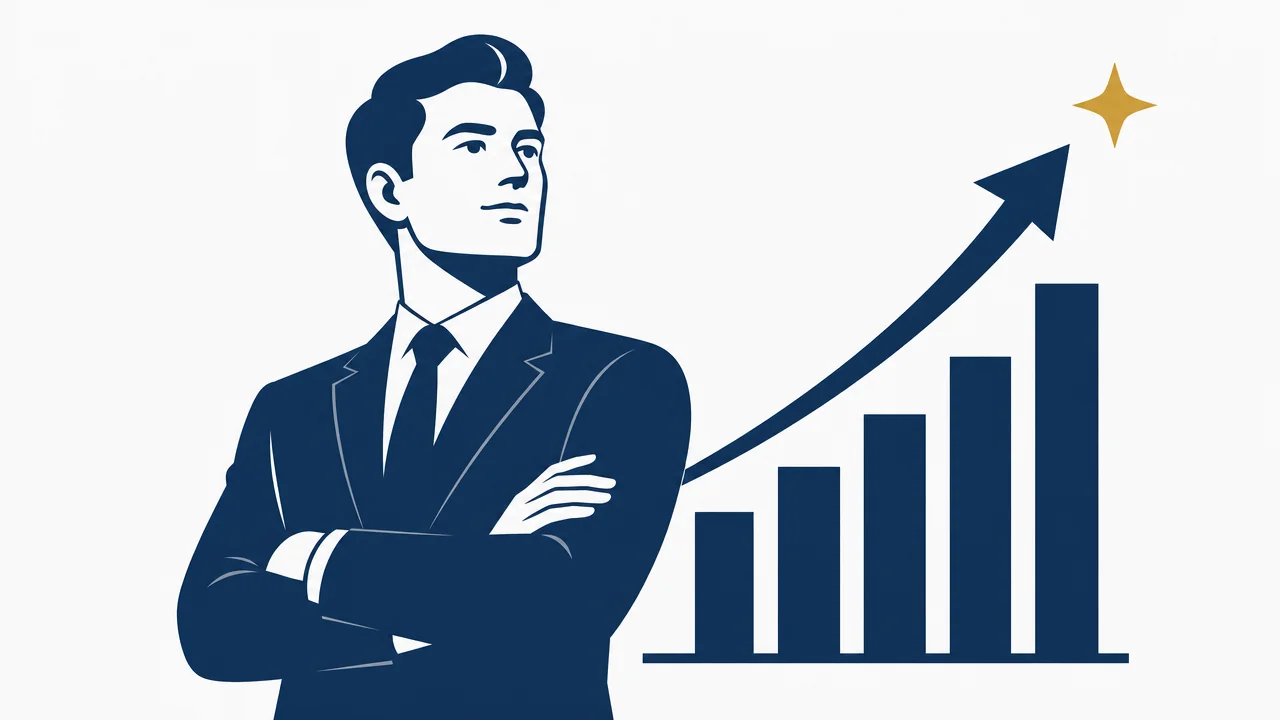
#> input picture .claude/skills/ppt-master/references/ai-image-comparison/palette/cool-corporate.webp, 1280 x 720 px
$ python make-book-light.py ../../.claude/skills/ppt-master/references/ai-image-comparison/palette/cool-corporate.webp ../../.claude/skills/ppt-master/references/ai-image-comparison/palette/dark-cinematic.webp 1.0
#> lines starting #> are read from the running program, lines starting #| are printed output that depends on the picture; after the words box and inside, x2 and y2 are one past the last pixel; in counts of white or black regions, pixels touching at a corner belong together
import sys, numpy as np, cv2
from PIL import Image
from scipy import ndimage as nd
src, out, lift = sys.argv[1], sys.argv[2], float(sys.argv[3])
im = np.asarray(Image.open(src).convert('RGB')).astype(np.float32)
H, W, _ = im.shape
#> H = 720; W = 1280
Lr = im.max(axis=2); L = nd.gaussian_filter(Lr, 1.0)
# generous hand bound around the book (image coordinates), keeps floor highlights out
hull = np.array([(80,560),(270,385),(600,275),(700,285),(880,420),(1000,330),(1280,240),(1300,250),(1352,280),(1405,318),
                 (1455,372),(1510,425),(1545,478),(1560,560),(1600,575),(1600,600),(1410,805),(1380,812),(660,712),(625,680),(85,615)], np.int32)
bound = np.zeros((H,W), np.uint8); cv2.fillPoly(bound, [hull], 1)
#> after `cv2.fillPoly(bound, [hull], 1)`:
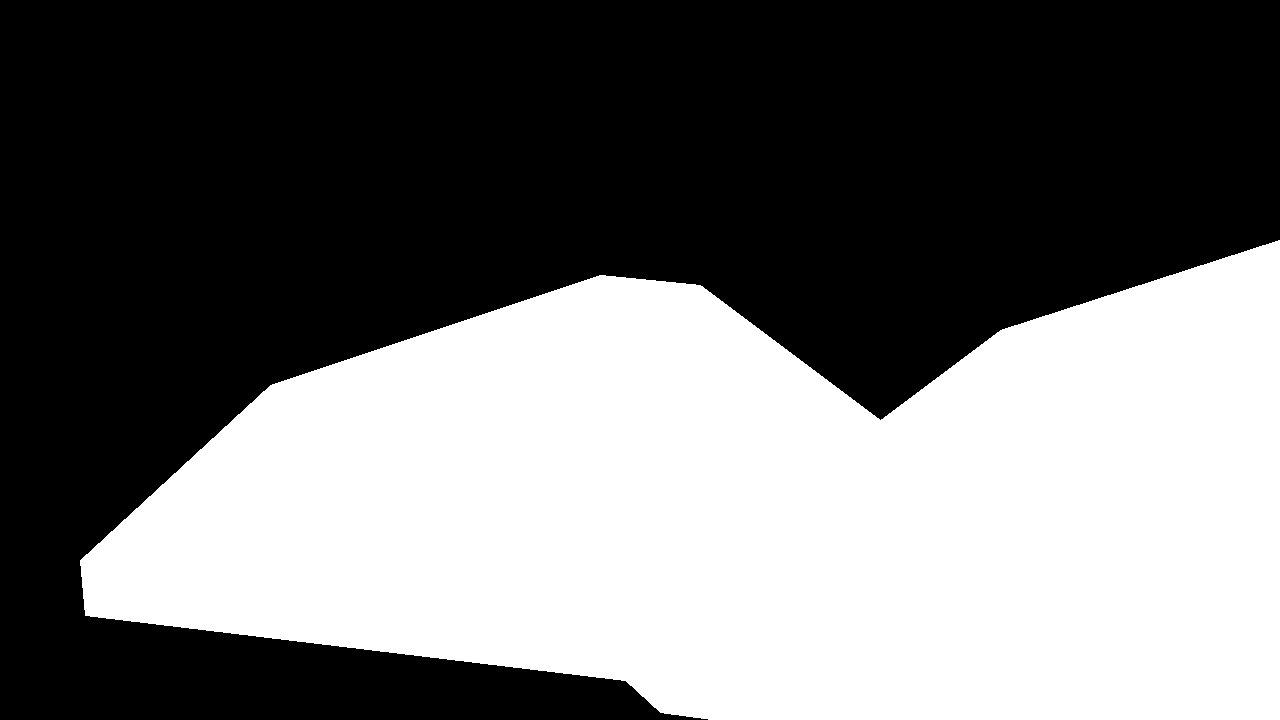
#> bound: shape (720, 1280); values 0 (black) and 1 (white), 44.3% white; 1 white region, box (x1, y1, x2, y2) and area: (80, 240, 1280, 720) 408662
core = nd.binary_erosion((L > 120) & (bound > 0), iterations=3)
#> core: shape (720, 1280) bool; 19.5% white; 11 white regions, largest, box (x1, y1, x2, y2) and area: (610, 244, 1277, 717) 124243, (535, 278, 821, 466) 19757, (83, 409, 248, 624) 13778
gm = np.full((H,W), cv2.GC_BGD, np.uint8)
gm[bound > 0] = cv2.GC_PR_BGD
gm[(L > 70) & (bound > 0)] = cv2.GC_PR_FGD
gm[core] = cv2.GC_FGD
bright = np.clip((im/255.0)**0.5*255, 0, 255).astype(np.uint8)[..., ::-1].copy()
bgd = np.zeros((1,65)); fgd = np.zeros((1,65))
cv2.grabCut(bright, gm, None, bgd, fgd, 6, cv2.GC_INIT_WITH_MASK)
m = (gm == cv2.GC_FGD) | (gm == cv2.GC_PR_FGD)
polyA = np.array([(560,301),(600,290),(637,281),(660,285),(700,297),(740,313),(780,335),(820,365),(850,395),(876,434),(900,408),(920,388),(940,370),(960,353),(980,338),(1000,326),(1040,307),(1080,293),(1120,281),(1160,271),(1200,264),(1240,258),(1285,253),(1285,330),(1000,420),(876,470),(700,440),(560,400)], np.int32)
polyC = np.array([(98,582),(100,601),(120,602),(200,607),(300,616),(400,628),(500,641),(580,652),(612,658),(626,668),(636,680),(645,692),(662,700),(685,698),(700,700),(800,714),(900,729),(1000,744),(1100,757),(1200,771),(1300,785),(1345,791),(1362,799),(1392,799),(1402,790),(1402,760),(1000,700),(700,670),(600,630),(300,590),(98,575)], np.int32)
extra = np.zeros((H,W), np.uint8); cv2.fillPoly(extra, [polyA, polyC], 1)
#> after `cv2.fillPoly(extra, [polyA, polyC], 1)`: extra: shape (720, 1280); values 0 (black) and 1 (white), 10.9% white; 2 white regions, box (x1, y1, x2, y2) and area: (560, 253, 1280, 471) 73056, (98, 575, 1129, 720) 27166
m = m | (extra > 0)
m = nd.binary_fill_holes(nd.binary_closing(m, structure=np.ones((5,5))))
lab, n = nd.label(m); m = lab == (1 + int(np.argmax(nd.sum(m, lab, range(1, n+1)))))
#> after `lab, n = nd.label(m)`: n = 1
#> after `lab, n = nd.label(m)`: m: shape (720, 1280) bool; 44.1% white; 1 white region, box (x1, y1, x2, y2) and area: (83, 244, 1278, 718) 406618
m = nd.binary_opening(m, structure=np.ones((3,3)))
a = nd.gaussian_filter(m.astype(np.float32), 0.9)
al = (Lr/255.0)**0.6
B = np.array([238,238,242], np.float32)
C = np.clip(im + (1-al)[...,None]*B*lift, 0, 255)
mf = m.astype(np.float32)
sh = nd.gaussian_filter(np.roll(mf, 34, axis=0), 34) * 0.26 + nd.gaussian_filter(np.roll(mf, 9, axis=0), 8) * 0.20
#> mf: shape (720, 1280) float32; values 0 (black) and 1 (white), 44.1% white; 1 white region, box (x1, y1, x2, y2) and area: (83, 244, 1278, 718) 406616
sa = np.clip(sh, 0, 0.42) * (1-a)
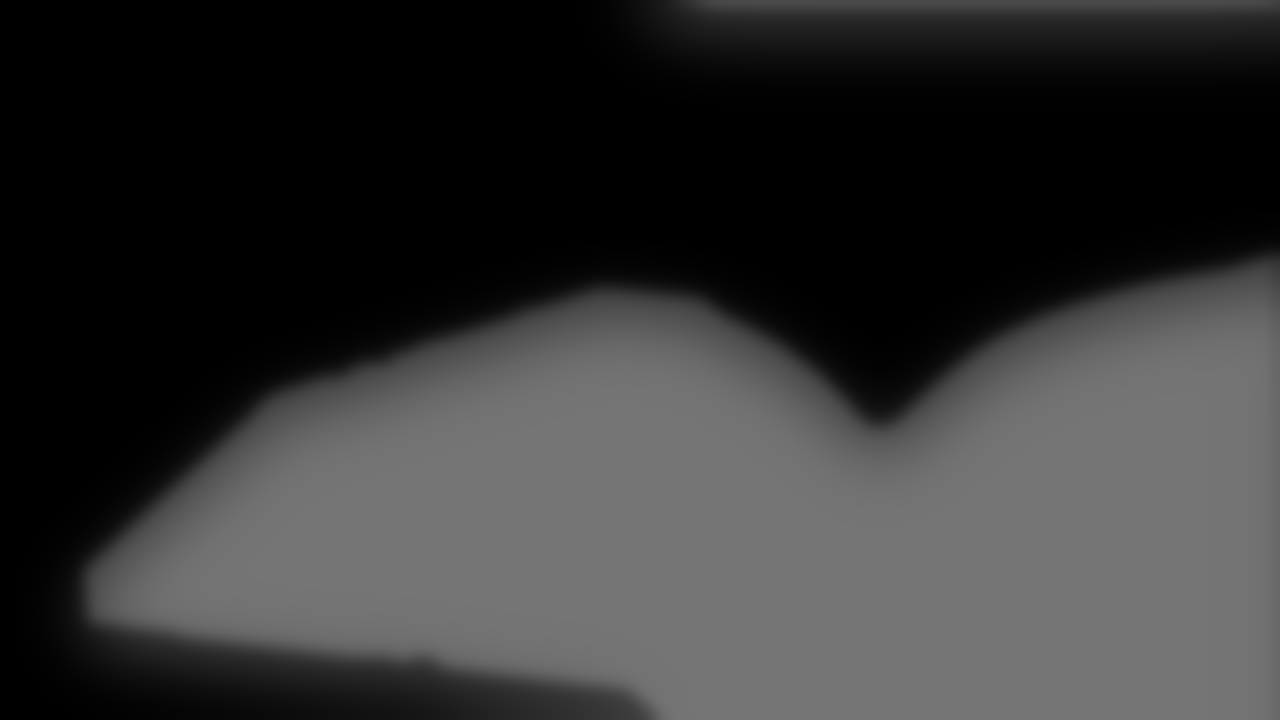
#> sh: shape (720, 1280) float32; min 0, max 0.46, mean 0.203
alpha = a + sa
rgb = (C*a[...,None]) / np.maximum(alpha, 1e-4)[...,None]
rgba = np.dstack([np.clip(rgb,0,255), np.clip(alpha,0,1)*255]).astype(np.uint8)
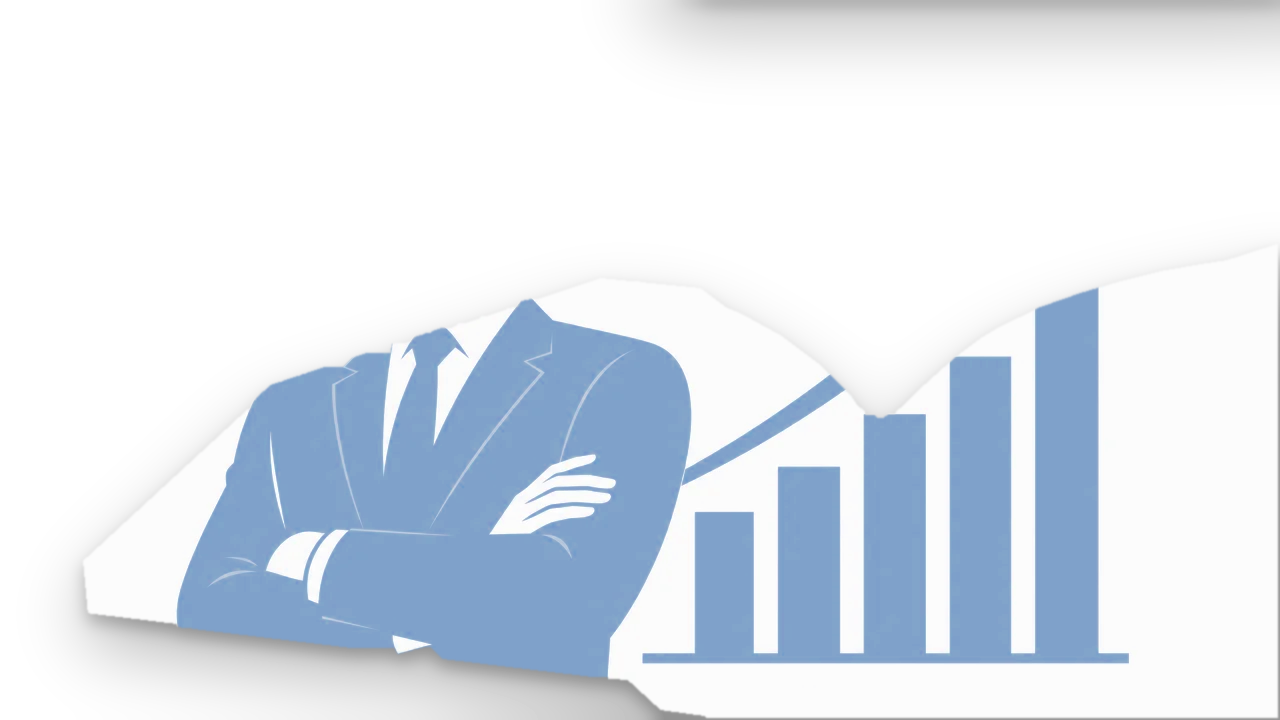
#> rgba: shape (720, 1280, 4); mean R, G, B, A 83.4, 91.2, 100.5, 116.5; transparent parts drawn white
ys, xx = np.where(alpha > 0.012)
box = (max(xx.min()-10,0), max(ys.min()-10,0), min(xx.max()+10,W), min(ys.max()+10,H))
#> box = (24, 0, 1280, 720)
img = Image.fromarray(rgba, 'RGBA').crop(box)
img.save(out, 'WEBP', quality=84, method=6)
bg = Image.new('RGBA', img.size, (245,245,247,255)); bg.alpha_composite(img); bg.convert('RGB').save(out.replace('.webp','-preview.png'))
# outline check on brightened original
chk = bright[..., ::-1].copy(); edge = m ^ nd.binary_erosion(m, iterations=2); chk[edge] = (255,0,80)
#> after `chk[edge] = (255, 0, 80)`:
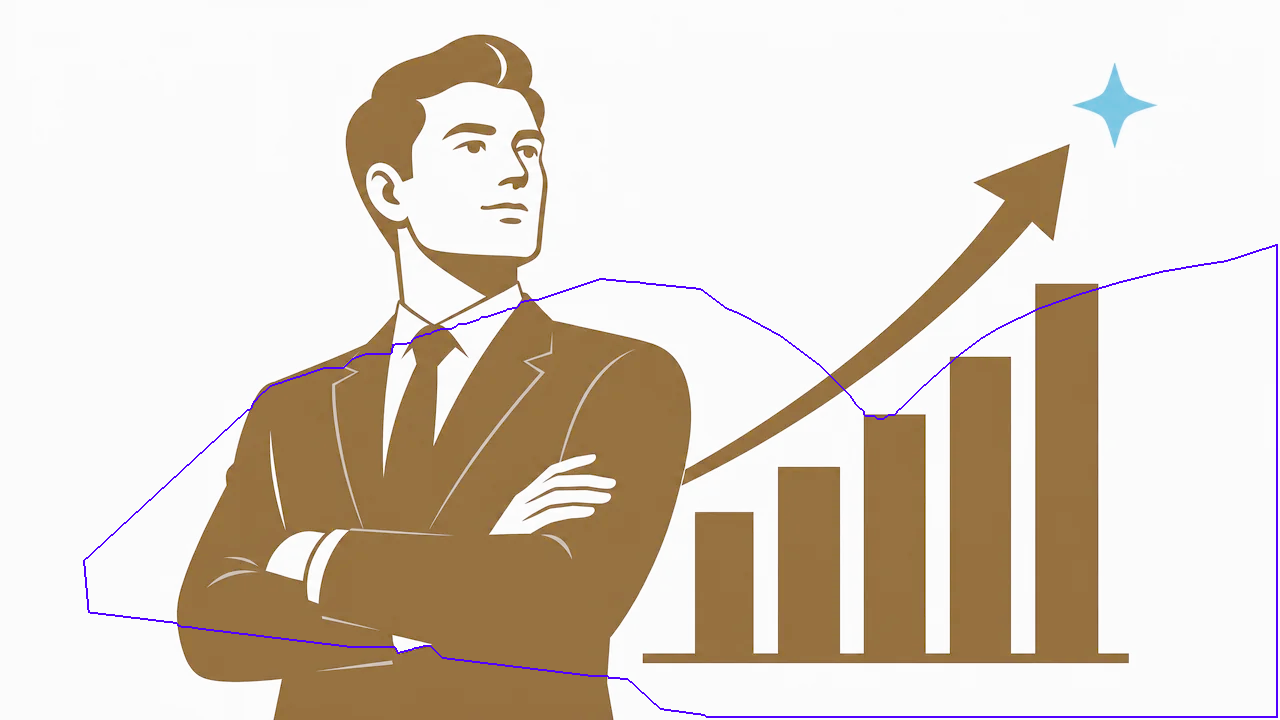
#> chk: shape (720, 1280, 3); mean B, G, R 197.6, 209.9, 220.8
Image.fromarray(chk).save(out.replace('.webp','-outline.png'))
print(img.size, box)
#| (1256, 720) (24, 0, 1280, 720)

$ run again, on .claude/skills/ppt-master/references/ai-image-comparison/palette/editorial-classic.webp
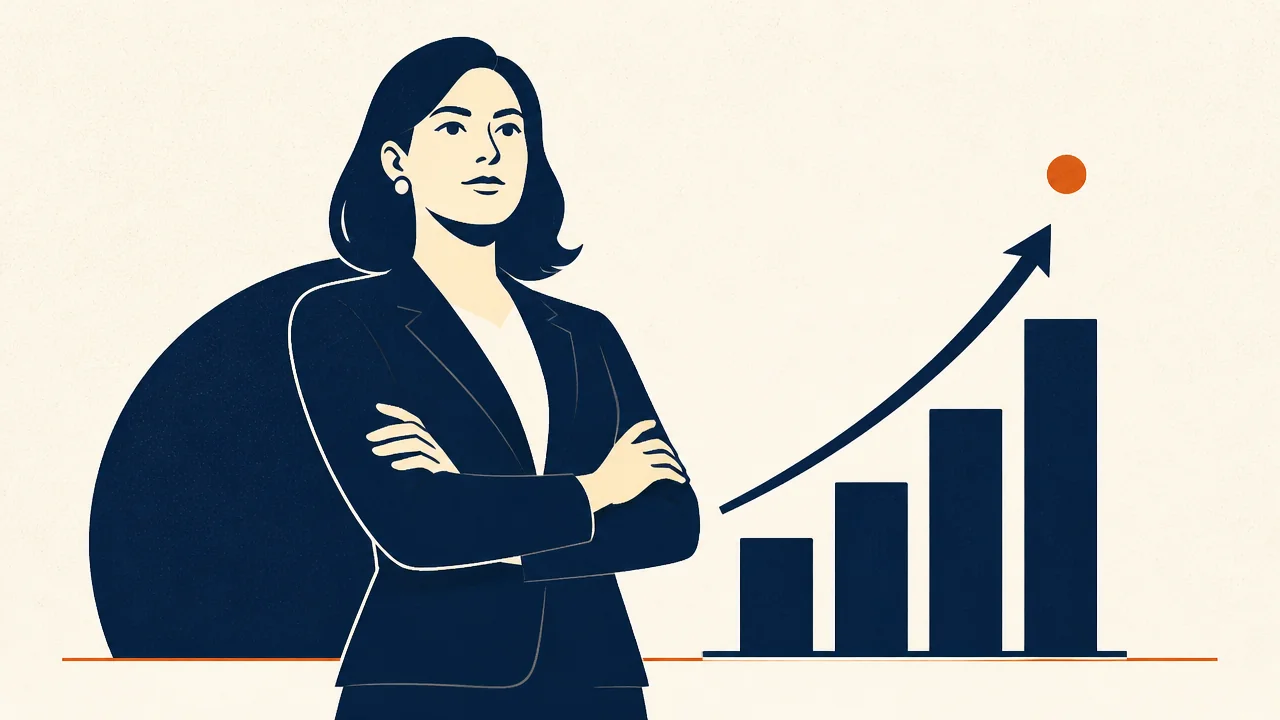
#> input picture .claude/skills/ppt-master/references/ai-image-comparison/palette/editorial-classic.webp, 1280 x 720 px
#> bound: shape (720, 1280); values 0 (black) and 1 (white), 44.3% white; 1 white region, box (x1, y1, x2, y2) and area: (80, 240, 1280, 720) 408662
#> `core = nd.binary_erosion((L > 120) & (bound > 0), iterations=3)`:
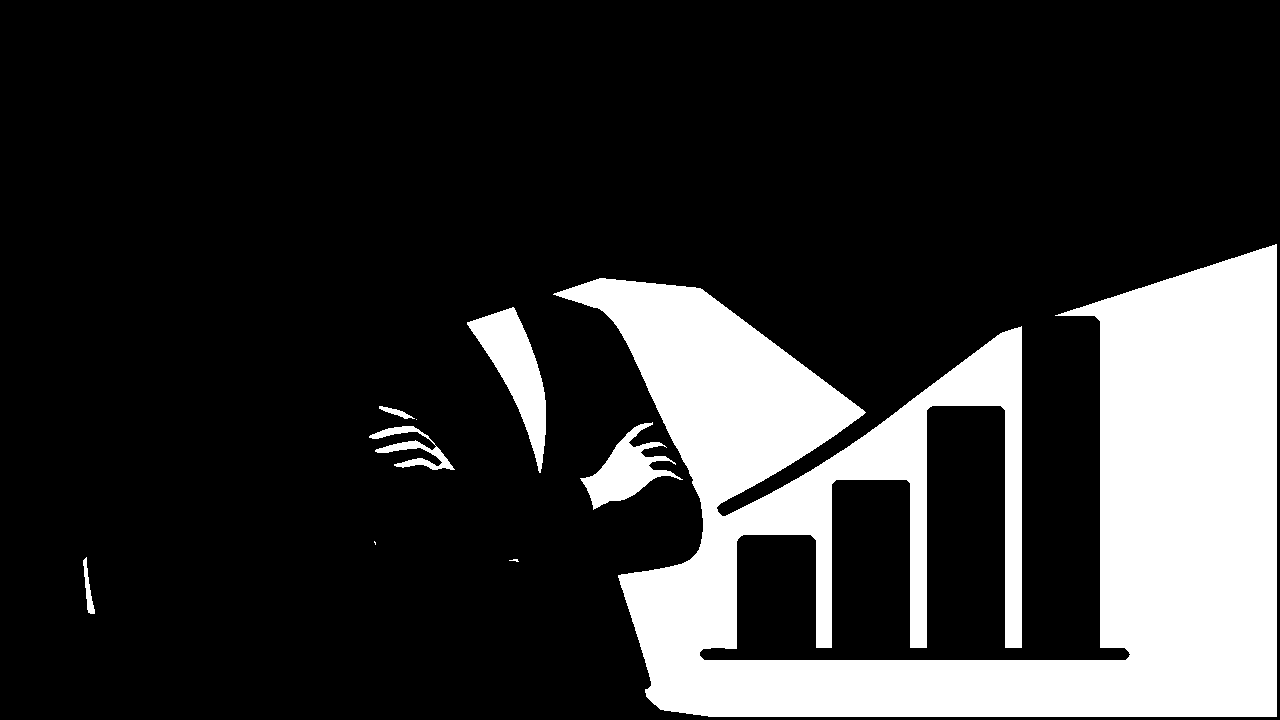
#> core: shape (720, 1280) bool; 19.7% white; 9 white regions (3 under 20 px), largest, box (x1, y1, x2, y2) and area: (553, 244, 1277, 717) 171060, (467, 307, 546, 473) 5051, (580, 422, 683, 510) 3339, (369, 426, 455, 470) 1186, (83, 557, 95, 614) 272, (379, 406, 415, 419) 164
#> extra: shape (720, 1280); values 0 (black) and 1 (white), 10.9% white; 2 white regions, box (x1, y1, x2, y2) and area: (560, 253, 1280, 471) 73056, (98, 575, 1129, 720) 27166
#> mf: shape (720, 1280) float32; values 0 (black) and 1 (white), 30.5% white; 10 white regions (2 under 20 px), largest, box (x1, y1, x2, y2) and area: (98, 244, 1278, 718) 280611, (302, 403, 328, 463) 212, (419, 562, 483, 572) 212
#> box = (54, 0, 1280, 720)
#> `chk[edge] = (255, 0, 80)`:
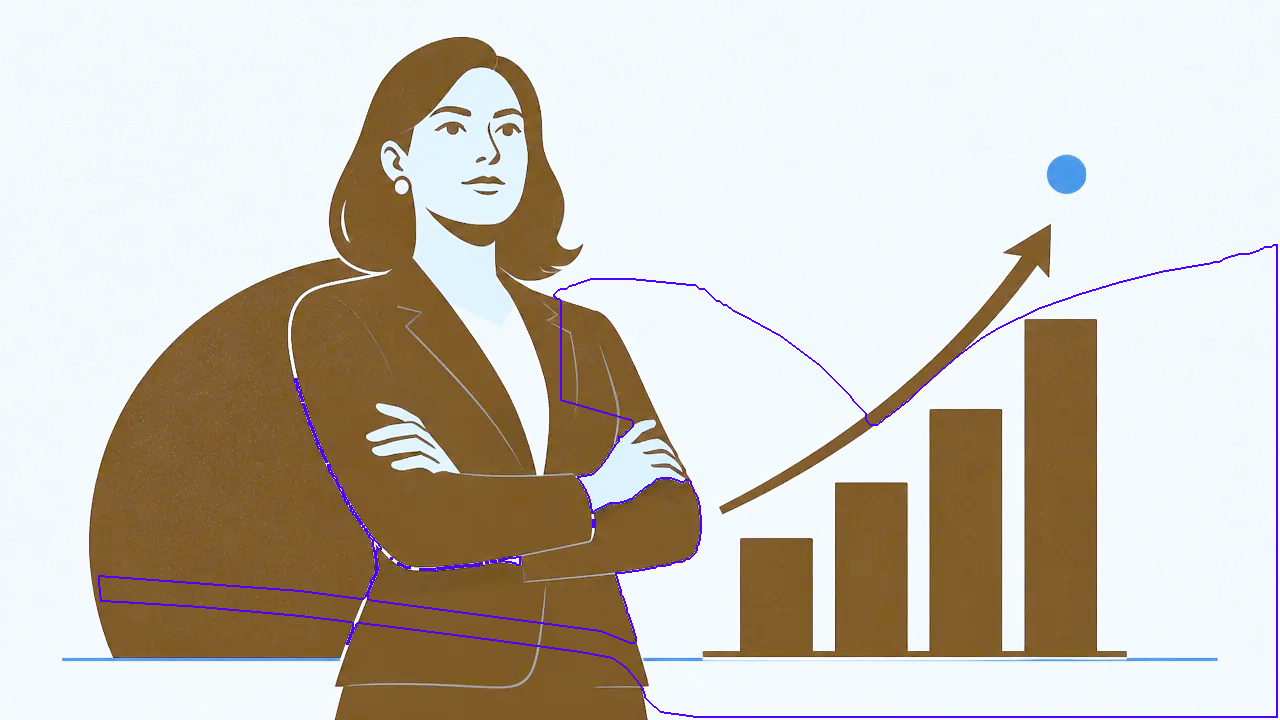
#> chk: shape (720, 1280, 3); mean B, G, R 185.9, 196.6, 203.5
#| (1226, 720) (54, 0, 1280, 720)
